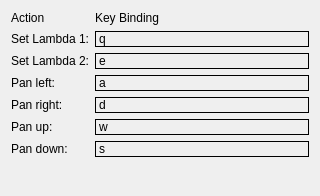
<?xml version="1.0" encoding="UTF-8"?>
<ui version="4.0">
 <class>HelpDialog</class>
 <widget class="QDialog" name="HelpDialog">
  <property name="geometry">
   <rect>
    <x>0</x>
    <y>0</y>
    <width>320</width>
    <height>196</height>
   </rect>
  </property>
  <property name="windowTitle">
   <string>Help Key Bindings</string>
  </property>
  <layout class="QFormLayout" name="formLayout">
   <item row="0" column="0">
    <widget class="QLabel" name="label_2">
     <property name="text">
      <string>Action</string>
     </property>
     <property name="textFormat">
      <enum>Qt::AutoText</enum>
     </property>
    </widget>
   </item>
   <item row="0" column="1">
    <widget class="QLabel" name="label">
     <property name="text">
      <string>Key Binding</string>
     </property>
    </widget>
   </item>
   <item row="1" column="0">
    <widget class="QLabel" name="label_3">
     <property name="text">
      <string>Set Lambda 1:</string>
     </property>
    </widget>
   </item>
   <item row="1" column="1">
    <widget class="QLabel" name="label_key_lambda1">
     <property name="frameShape">
      <enum>QFrame::Panel</enum>
     </property>
     <property name="text">
      <string>q</string>
     </property>
    </widget>
   </item>
   <item row="2" column="0">
    <widget class="QLabel" name="label_4">
     <property name="text">
      <string>Set Lambda 2:</string>
     </property>
    </widget>
   </item>
   <item row="2" column="1">
    <widget class="QLabel" name="label_key_lambda2">
     <property name="frameShape">
      <enum>QFrame::Panel</enum>
     </property>
     <property name="text">
      <string>e</string>
     </property>
    </widget>
   </item>
   <item row="3" column="0">
    <widget class="QLabel" name="label_5">
     <property name="text">
      <string>Pan left:</string>
     </property>
    </widget>
   </item>
   <item row="3" column="1">
    <widget class="QLabel" name="label_10">
     <property name="frameShape">
      <enum>QFrame::Panel</enum>
     </property>
     <property name="text">
      <string>a</string>
     </property>
    </widget>
   </item>
   <item row="4" column="0">
    <widget class="QLabel" name="label_6">
     <property name="text">
      <string>Pan right:</string>
     </property>
    </widget>
   </item>
   <item row="4" column="1">
    <widget class="QLabel" name="label_12">
     <property name="frameShape">
      <enum>QFrame::Panel</enum>
     </property>
     <property name="text">
      <string>d</string>
     </property>
    </widget>
   </item>
   <item row="5" column="0">
    <widget class="QLabel" name="label_7">
     <property name="text">
      <string>Pan up:</string>
     </property>
    </widget>
   </item>
   <item row="5" column="1">
    <widget class="QLabel" name="label_11">
     <property name="frameShape">
      <enum>QFrame::Panel</enum>
     </property>
     <property name="text">
      <string>w</string>
     </property>
    </widget>
   </item>
   <item row="6" column="0">
    <widget class="QLabel" name="label_8">
     <property name="text">
      <string>Pan down:</string>
     </property>
    </widget>
   </item>
   <item row="6" column="1">
    <widget class="QLabel" name="label_14">
     <property name="frameShape">
      <enum>QFrame::Panel</enum>
     </property>
     <property name="text">
      <string>s</string>
     </property>
    </widget>
   </item>
  </layout>
 </widget>
 <resources/>
 <connections/>
</ui>
